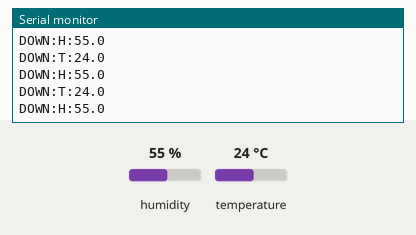
The sketch below on a simulated Arduino Uno, built with avr-gcc and run on an emulated ATmega328P. Parts: the last lines printed to the serial monitor. Inputs (shaded band) come from the test bench; at power-on: humidity 55 %, temperature 24 °C.

Above: at 6.8 s.
6.9 s: humidity set to 22 %
At 11.5 s:
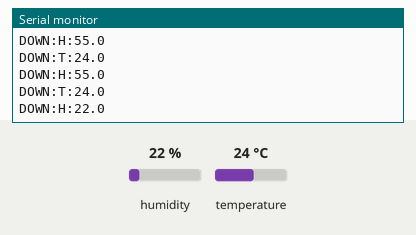
12.3 s: temperature set to 12 °C
At 14.6 s:
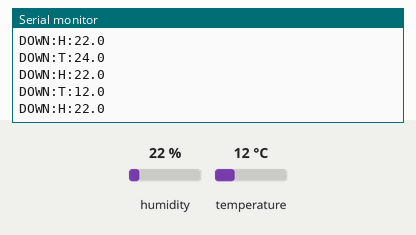
17.7 s: humidity set to 40 %
At 18.8 s:
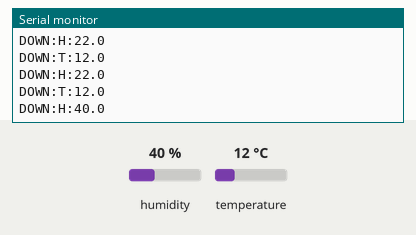
Timing chart, 0 to 20.7 s (numbered marks = the images above; inputs shaded):
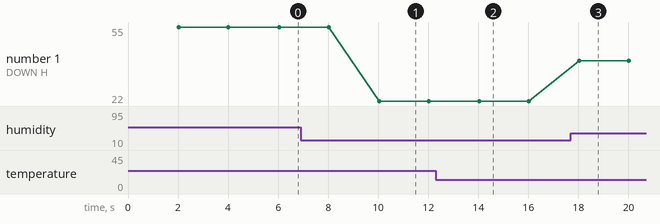

The sketch:

abajo.ino
```cpp
#include <DHT.h>
#define DHTPIN 10
#define DHTTYPE DHT11
DHT dht(DHTPIN, DHTTYPE);

unsigned long lastRead = 0;

void setup() {
  Serial.begin(9600);
  dht.begin();
  Serial.println("DOWN:READY");
}

void loop() {
  if (millis() - lastRead >= 2000) {
    lastRead = millis();
    float t = dht.readTemperature();
    float h = dht.readHumidity();
    if (isnan(t) || isnan(h)) {
      Serial.println("DOWN:ERR:DHT");
    } else {
      Serial.print("DOWN:T:"); Serial.println(t, 1);
      Serial.print("DOWN:H:"); Serial.println(h, 1);
    }
  }
}
```

Measured:
- after the input at 6.9 s, the serial monitor: prints a new line after 3.1 s (image 1)
- after the input at 12.3 s, the serial monitor: prints a new line after 1.7 s (image 2)
- after the input at 17.7 s, the serial monitor: prints a new line after 0.34 s (image 3)
- plotted number 1: 55 → 22 after the input at 6.9 s, 22 → 40 after the input at 17.7 s
